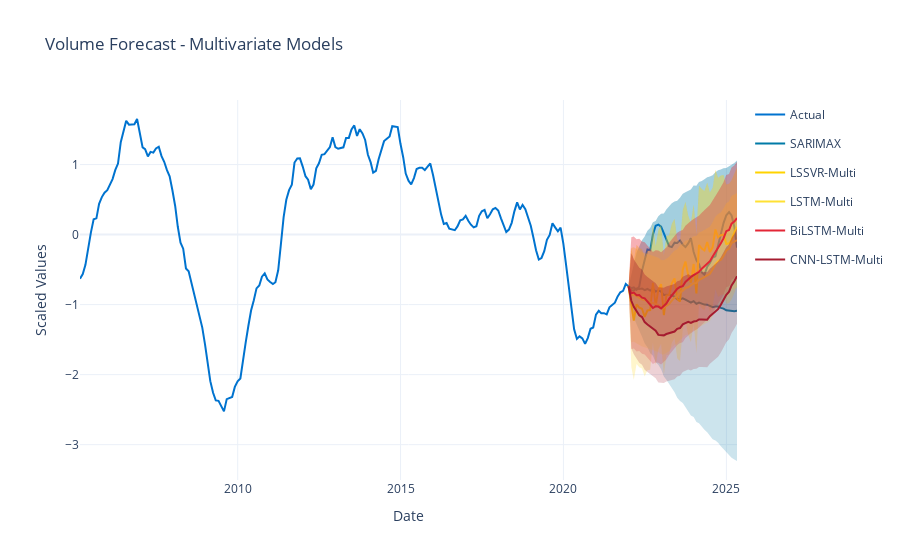

Notebook source saved alongside this figure:
### Code cell
fig_multi = go.Figure()

# Actual data
fig_multi.add_trace(go.Scatter(
    x=y2_scaled.index,
    y=y2_scaled,
    mode='lines',
    name='Actual',
    line=dict(width=2, color='#0073CF'),
    legendgroup="Actual"
))

last_train_x = y2_train_scaled.index[-1]
last_train_y = y2_train_scaled.values[-1]

# Multivariate forecasts
models_multi = {
    "SARIMAX": (sarimax_forecast, sarimax_ci),
    "LSSVR-Multi": (lssvr_mv_forecast, (lssvr_mv_lower, lssvr_mv_upper)),
    "LSTM-Multi": (lstm_mv_forecast, (lstm_mv_lower, lstm_mv_upper)),
    "BiLSTM-Multi": (bilstm_mv_forecast, (bilstm_mv_lower, bilstm_mv_upper)),
    "CNN-LSTM-Multi": (cnnlstm_mv_forecast, (cnnlstm_mv_lower, cnnlstm_mv_upper))
}

colors = [
    "#007BA7",
    "#FFD300",
    "#FFE135",
    "#E32636",
    "#A51C30" 
]

for i, (name, (forecast, ci)) in enumerate(models_multi.items()):
    # Handle confidence intervals
    if isinstance(ci, tuple):
        lower, upper = np.array(ci[0]), np.array(ci[1])
    elif isinstance(ci, np.ndarray):
        lower, upper = ci[:, 0], ci[:, 1]
    else:  # DataFrame
        lower, upper = ci.iloc[:, 0].values, ci.iloc[:, 1].values

    # Forecast line
    fig_multi.add_trace(go.Scatter(
        x=[last_train_x] + list(y2_test_scaled.index),
        y=[last_train_y] + list(forecast),
        mode='lines',
        name=name,
        line=dict(color=colors[i]),
        legendgroup=name
    ))

    # Confidence interval (fill)
    fig_multi.add_trace(go.Scatter(
        x=[last_train_x] + list(y2_test_scaled.index),
        y=[last_train_y] + list(upper),
        mode='lines',
        line=dict(width=0),
        fill='tonexty',
        fillcolor=f'rgba{tuple(list(px.colors.hex_to_rgb(colors[i])) + [0.2])}',
        showlegend=False,
        legendgroup=name
    ))
    fig_multi.add_trace(go.Scatter(
        x=[last_train_x] + list(y2_test_scaled.index),
        y=[last_train_y] + list(lower),
        mode='lines',
        line=dict(width=0),
        fill='tonexty',
        fillcolor=f'rgba{tuple(list(px.colors.hex_to_rgb(colors[i])) + [0.2])}',
        showlegend=False,
        legendgroup=name
    ))

fig_multi.update_layout(
    title='Volume Forecast - Multivariate Models',
    xaxis_title='Date',
    yaxis_title='Scaled Values',
    template='plotly_white'
)

fig_multi.show()
